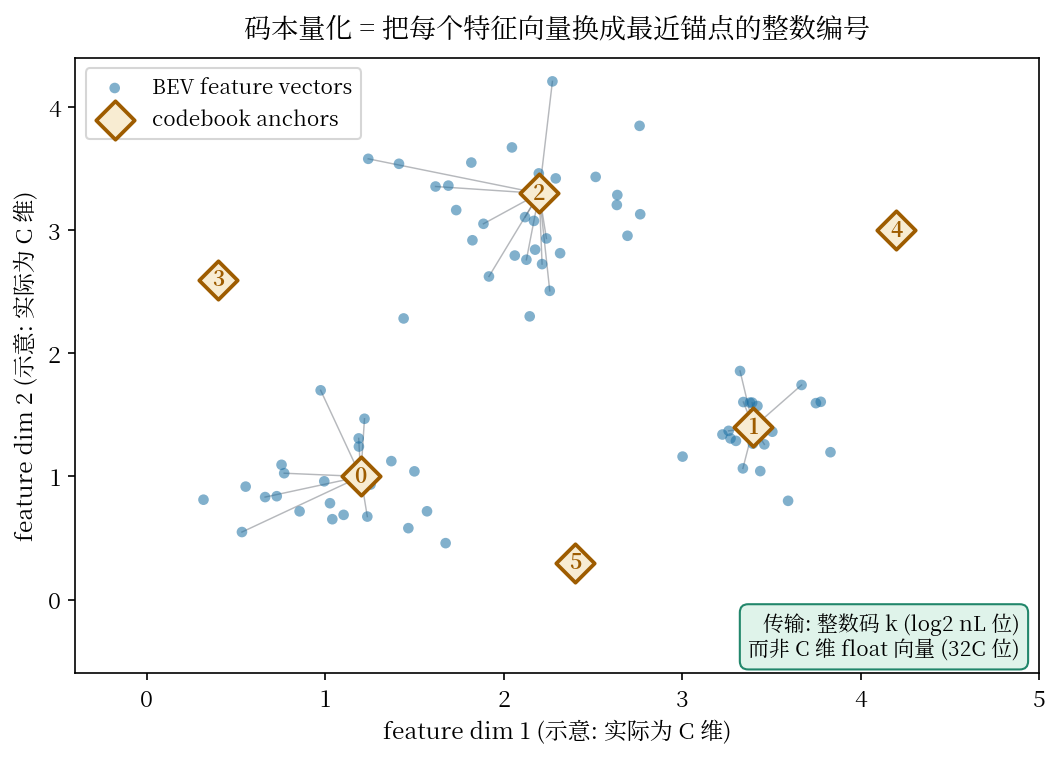

Generate this figure with Python:
# -*- coding: utf-8 -*-
"""图1: 码本量化的几何动作 —— "查字典"
每个 BEV 位置的特征向量是空间中的一个点；码本是 nL 个锚点；
量化 = 把每个点换成离它最近的锚点的编号（整数码）。
"""
import numpy as np
import matplotlib
matplotlib.use("Agg")
import matplotlib.pyplot as plt

matplotlib.rcParams["mathtext.fontset"] = "cm"
matplotlib.rcParams["font.size"] = 11
matplotlib.rcParams["font.family"] = "sans-serif"
matplotlib.rcParams["font.sans-serif"] = ["Noto Serif CJK JP", "DejaVu Sans"]

rng = np.random.default_rng(7)

# 三类"特征点": 模拟不同语义区域的 BEV 特征向量(2D 示意, 实际是 C 维)
clusters = [
    (np.array([1.2, 1.0]), 0.35, 26),   # 前景: 车辆
    (np.array([3.4, 1.4]), 0.30, 20),   # 前景: 行人
    (np.array([2.2, 3.2]), 0.45, 30),   # 背景: 路面
]
pts = np.vstack([c + rng.normal(0, s, (n, 2)) for c, s, n in clusters])

# 码本: 6 个锚点 (实际 nL 更大, 这里示意)
codebook = np.array([
    [1.2, 1.0], [3.4, 1.4], [2.2, 3.3],
    [0.4, 2.6], [4.2, 3.0], [2.4, 0.3],
])

# 最近邻指派
d2 = ((pts[:, None, :] - codebook[None, :, :]) ** 2).sum(-1)
assign = d2.argmin(1)

fig, ax = plt.subplots(figsize=(7.2, 5.2), dpi=150)
fig.patch.set_facecolor("white")
ax.set_facecolor("white")

# 特征点
ax.scatter(pts[:, 0], pts[:, 1], s=26, c="#1a6fa3", alpha=0.55,
           edgecolors="none", zorder=2, label="BEV feature vectors")
# 指派连线: 点 -> 最近的码
for p, a in zip(pts[::3], assign[::3]):
    ax.plot([p[0], codebook[a, 0]], [p[1], codebook[a, 1]],
            c="#6e737b", lw=0.7, alpha=0.5, zorder=1)
# 码本锚点
ax.scatter(codebook[:, 0], codebook[:, 1], s=170, marker="D",
           facecolors="#f8ecd2", edgecolors="#9e5c00", linewidths=1.8,
           zorder=3, label="codebook anchors")
for k, (x, y) in enumerate(codebook):
    ax.text(x, y, f"{k}", ha="center", va="center", fontsize=10,
            color="#9e5c00", fontweight="bold", zorder=4)

ax.set_xlim(-0.4, 5.0)
ax.set_ylim(-0.6, 4.4)
ax.set_xlabel("feature dim 1 (示意: 实际为 C 维)")
ax.set_ylabel("feature dim 2 (示意: 实际为 C 维)")
ax.set_title("码本量化 = 把每个特征向量换成最近锚点的整数编号", fontsize=13, pad=10)
ax.legend(frameon=True, loc="upper left", fontsize=10)
ax.text(0.98, 0.02,
        "传输: 整数码 k (log2 nL 位)\n而非 C 维 float 向量 (32C 位)",
        transform=ax.transAxes, ha="right", va="bottom", fontsize=10,
        bbox=dict(boxstyle="round,pad=0.4", fc="#dcf2e8", ec="#0b7a5c", alpha=0.9))
plt.tight_layout()
plt.savefig("/home/hatch/workspace/your_files/paper-xray-40/multi-agent-driving/codefilling-xray/fig-codebook-quant.png",
            bbox_inches="tight")
print("saved fig-codebook-quant.png")
